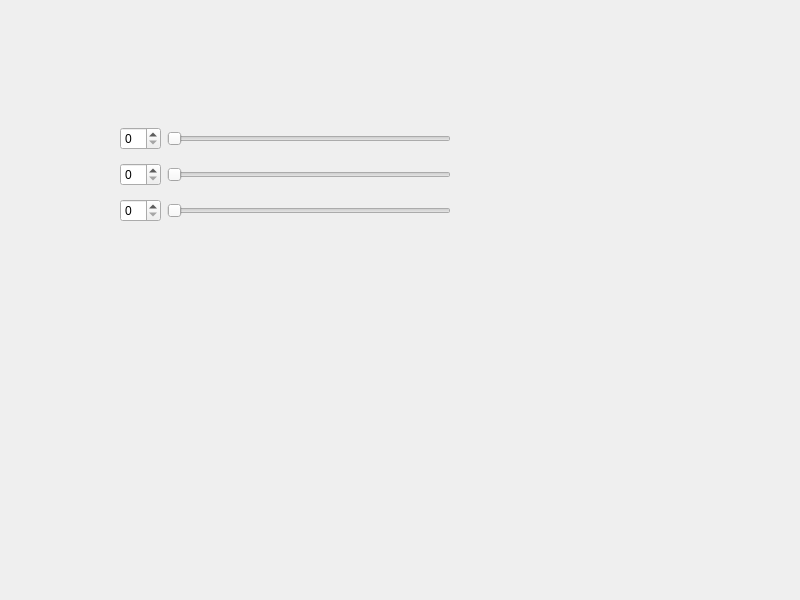
<?xml version="1.0" encoding="UTF-8"?>
<ui version="4.0">
 <class>Widget</class>
 <widget class="QWidget" name="Widget">
  <property name="geometry">
   <rect>
    <x>0</x>
    <y>0</y>
    <width>800</width>
    <height>600</height>
   </rect>
  </property>
  <property name="windowTitle">
   <string>Widget</string>
  </property>
  <widget class="QWidget" name="">
   <property name="geometry">
    <rect>
     <x>120</x>
     <y>120</y>
     <width>331</width>
     <height>111</height>
    </rect>
   </property>
   <layout class="QVBoxLayout" name="verticalLayout_3">
    <item>
     <layout class="QHBoxLayout" name="horizontalLayout_3">
      <item>
       <widget class="QSpinBox" name="spinBox"/>
      </item>
      <item>
       <widget class="QSlider" name="horizontalSlider">
        <property name="maximum">
         <number>10</number>
        </property>
        <property name="orientation">
         <enum>Qt::Horizontal</enum>
        </property>
       </widget>
      </item>
     </layout>
    </item>
    <item>
     <layout class="QHBoxLayout" name="horizontalLayout_4">
      <item>
       <widget class="QSpinBox" name="spinBox_2"/>
      </item>
      <item>
       <widget class="QSlider" name="horizontalSlider_2">
        <property name="maximum">
         <number>50</number>
        </property>
        <property name="orientation">
         <enum>Qt::Horizontal</enum>
        </property>
       </widget>
      </item>
     </layout>
    </item>
    <item>
     <layout class="QHBoxLayout" name="horizontalLayout_5">
      <item>
       <widget class="QSpinBox" name="spinBox_3"/>
      </item>
      <item>
       <widget class="QSlider" name="horizontalSlider_3">
        <property name="maximum">
         <number>100</number>
        </property>
        <property name="orientation">
         <enum>Qt::Horizontal</enum>
        </property>
       </widget>
      </item>
     </layout>
    </item>
   </layout>
  </widget>
 </widget>
 <resources/>
 <connections/>
</ui>
